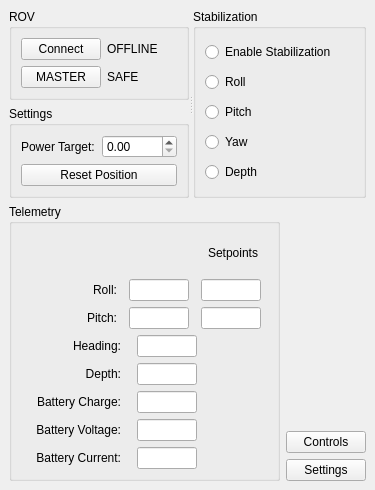
<?xml version="1.0" encoding="UTF-8"?>
<ui version="4.0">
 <class>MainWindow</class>
 <widget class="QMainWindow" name="MainWindow">
  <property name="geometry">
   <rect>
    <x>0</x>
    <y>0</y>
    <width>375</width>
    <height>490</height>
   </rect>
  </property>
  <property name="minimumSize">
   <size>
    <width>375</width>
    <height>490</height>
   </size>
  </property>
  <property name="windowTitle">
   <string>SevROV Control Station v2</string>
  </property>
  <widget class="QWidget" name="centralwidget">
   <layout class="QVBoxLayout" name="verticalLayout_11">
    <item>
     <layout class="QVBoxLayout" name="verticalLayout_10">
      <item>
       <widget class="QSplitter" name="splitter">
        <property name="orientation">
         <enum>Qt::Orientation::Horizontal</enum>
        </property>
        <widget class="QWidget" name="layoutWidget">
         <layout class="QVBoxLayout" name="verticalLayout_7">
          <item>
           <widget class="QGroupBox" name="groupBox">
            <property name="title">
             <string>ROV</string>
            </property>
            <layout class="QVBoxLayout" name="verticalLayout_5">
             <item>
              <layout class="QVBoxLayout" name="verticalLayout">
               <item>
                <layout class="QHBoxLayout" name="horizontalLayout_2">
                 <item>
                  <widget class="QPushButton" name="connectButton">
                   <property name="text">
                    <string>Connect</string>
                   </property>
                  </widget>
                 </item>
                 <item>
                  <widget class="QLabel" name="onlineStatus">
                   <property name="text">
                    <string>OFFLINE</string>
                   </property>
                  </widget>
                 </item>
                </layout>
               </item>
               <item>
                <layout class="QHBoxLayout" name="horizontalLayout">
                 <item>
                  <widget class="QPushButton" name="masterButton">
                   <property name="text">
                    <string>MASTER</string>
                   </property>
                  </widget>
                 </item>
                 <item>
                  <widget class="QLabel" name="masterStatus">
                   <property name="text">
                    <string>SAFE</string>
                   </property>
                  </widget>
                 </item>
                </layout>
               </item>
              </layout>
             </item>
            </layout>
           </widget>
          </item>
          <item>
           <widget class="QGroupBox" name="groupBox_3">
            <property name="title">
             <string>Settings</string>
            </property>
            <layout class="QVBoxLayout" name="verticalLayout_6">
             <item>
              <layout class="QVBoxLayout" name="verticalLayout_3">
               <item>
                <layout class="QHBoxLayout" name="horizontalLayout_3">
                 <item>
                  <widget class="QLabel" name="label">
                   <property name="text">
                    <string>Power Target:</string>
                   </property>
                  </widget>
                 </item>
                 <item>
                  <widget class="QDoubleSpinBox" name="powerTargetVal">
                   <property name="maximum">
                    <double>1.000000000000000</double>
                   </property>
                   <property name="singleStep">
                    <double>0.100000000000000</double>
                   </property>
                  </widget>
                 </item>
                </layout>
               </item>
               <item>
                <widget class="QPushButton" name="positionResetBut">
                 <property name="text">
                  <string>Reset Position</string>
                 </property>
                </widget>
               </item>
              </layout>
             </item>
            </layout>
           </widget>
          </item>
         </layout>
        </widget>
        <widget class="QGroupBox" name="groupBox_2">
         <property name="title">
          <string>Stabilization</string>
         </property>
         <layout class="QVBoxLayout" name="verticalLayout_2">
          <item>
           <widget class="QRadioButton" name="stabOn">
            <property name="text">
             <string>Enable Stabilization</string>
            </property>
           </widget>
          </item>
          <item>
           <widget class="QRadioButton" name="rollStabOn">
            <property name="text">
             <string>Roll</string>
            </property>
           </widget>
          </item>
          <item>
           <widget class="QRadioButton" name="pitchStabOn">
            <property name="text">
             <string>Pitch</string>
            </property>
           </widget>
          </item>
          <item>
           <widget class="QRadioButton" name="yawStabOn">
            <property name="text">
             <string>Yaw</string>
            </property>
           </widget>
          </item>
          <item>
           <widget class="QRadioButton" name="depthStabOn">
            <property name="text">
             <string>Depth</string>
            </property>
           </widget>
          </item>
         </layout>
        </widget>
       </widget>
      </item>
      <item>
       <layout class="QHBoxLayout" name="horizontalLayout_6">
        <item>
         <widget class="QGroupBox" name="groupBox_4">
          <property name="title">
           <string>Telemetry</string>
          </property>
          <layout class="QVBoxLayout" name="verticalLayout_8">
           <item>
            <layout class="QVBoxLayout" name="verticalLayout_4">
             <item>
              <layout class="QHBoxLayout" name="horizontalLayout_5">
               <item>
                <spacer name="horizontalSpacer">
                 <property name="orientation">
                  <enum>Qt::Orientation::Horizontal</enum>
                 </property>
                 <property name="sizeHint" stdset="0">
                  <size>
                   <width>40</width>
                   <height>20</height>
                  </size>
                 </property>
                </spacer>
               </item>
               <item>
                <widget class="QLabel" name="label_9">
                 <property name="minimumSize">
                  <size>
                   <width>70</width>
                   <height>0</height>
                  </size>
                 </property>
                 <property name="maximumSize">
                  <size>
                   <width>70</width>
                   <height>16777215</height>
                  </size>
                 </property>
                 <property name="text">
                  <string>Setpoints</string>
                 </property>
                 <property name="alignment">
                  <set>Qt::AlignmentFlag::AlignCenter</set>
                 </property>
                </widget>
               </item>
              </layout>
             </item>
             <item>
              <layout class="QHBoxLayout" name="horizontalLayout_4">
               <item>
                <widget class="QLabel" name="label_2">
                 <property name="minimumSize">
                  <size>
                   <width>90</width>
                   <height>0</height>
                  </size>
                 </property>
                 <property name="maximumSize">
                  <size>
                   <width>90</width>
                   <height>16777215</height>
                  </size>
                 </property>
                 <property name="text">
                  <string>Roll:</string>
                 </property>
                 <property name="alignment">
                  <set>Qt::AlignmentFlag::AlignRight|Qt::AlignmentFlag::AlignTrailing|Qt::AlignmentFlag::AlignVCenter</set>
                 </property>
                </widget>
               </item>
               <item>
                <widget class="QLineEdit" name="rollVal">
                 <property name="enabled">
                  <bool>true</bool>
                 </property>
                 <property name="minimumSize">
                  <size>
                   <width>60</width>
                   <height>0</height>
                  </size>
                 </property>
                 <property name="maximumSize">
                  <size>
                   <width>60</width>
                   <height>16777215</height>
                  </size>
                 </property>
                 <property name="readOnly">
                  <bool>true</bool>
                 </property>
                 <property name="clearButtonEnabled">
                  <bool>false</bool>
                 </property>
                </widget>
               </item>
               <item>
                <widget class="QLineEdit" name="rollSPVal">
                 <property name="enabled">
                  <bool>true</bool>
                 </property>
                 <property name="minimumSize">
                  <size>
                   <width>60</width>
                   <height>0</height>
                  </size>
                 </property>
                 <property name="maximumSize">
                  <size>
                   <width>60</width>
                   <height>16777215</height>
                  </size>
                 </property>
                 <property name="readOnly">
                  <bool>true</bool>
                 </property>
                 <property name="clearButtonEnabled">
                  <bool>false</bool>
                 </property>
                </widget>
               </item>
              </layout>
             </item>
             <item>
              <layout class="QHBoxLayout" name="horizontalLayout_7">
               <item>
                <widget class="QLabel" name="label_3">
                 <property name="minimumSize">
                  <size>
                   <width>90</width>
                   <height>0</height>
                  </size>
                 </property>
                 <property name="maximumSize">
                  <size>
                   <width>90</width>
                   <height>16777215</height>
                  </size>
                 </property>
                 <property name="text">
                  <string>Pitch:</string>
                 </property>
                 <property name="alignment">
                  <set>Qt::AlignmentFlag::AlignRight|Qt::AlignmentFlag::AlignTrailing|Qt::AlignmentFlag::AlignVCenter</set>
                 </property>
                </widget>
               </item>
               <item>
                <widget class="QLineEdit" name="pitchVal">
                 <property name="enabled">
                  <bool>true</bool>
                 </property>
                 <property name="minimumSize">
                  <size>
                   <width>60</width>
                   <height>0</height>
                  </size>
                 </property>
                 <property name="maximumSize">
                  <size>
                   <width>60</width>
                   <height>16777215</height>
                  </size>
                 </property>
                 <property name="readOnly">
                  <bool>true</bool>
                 </property>
                 <property name="clearButtonEnabled">
                  <bool>false</bool>
                 </property>
                </widget>
               </item>
               <item>
                <widget class="QLineEdit" name="pitchSPVal">
                 <property name="enabled">
                  <bool>true</bool>
                 </property>
                 <property name="minimumSize">
                  <size>
                   <width>60</width>
                   <height>0</height>
                  </size>
                 </property>
                 <property name="maximumSize">
                  <size>
                   <width>60</width>
                   <height>16777215</height>
                  </size>
                 </property>
                 <property name="readOnly">
                  <bool>true</bool>
                 </property>
                 <property name="clearButtonEnabled">
                  <bool>false</bool>
                 </property>
                </widget>
               </item>
              </layout>
             </item>
             <item>
              <layout class="QHBoxLayout" name="horizontalLayout_8">
               <item>
                <widget class="QLabel" name="label_5">
                 <property name="minimumSize">
                  <size>
                   <width>90</width>
                   <height>0</height>
                  </size>
                 </property>
                 <property name="maximumSize">
                  <size>
                   <width>90</width>
                   <height>16777215</height>
                  </size>
                 </property>
                 <property name="text">
                  <string>Heading:</string>
                 </property>
                 <property name="alignment">
                  <set>Qt::AlignmentFlag::AlignRight|Qt::AlignmentFlag::AlignTrailing|Qt::AlignmentFlag::AlignVCenter</set>
                 </property>
                </widget>
               </item>
               <item>
                <widget class="QLineEdit" name="yawVal">
                 <property name="enabled">
                  <bool>true</bool>
                 </property>
                 <property name="minimumSize">
                  <size>
                   <width>60</width>
                   <height>0</height>
                  </size>
                 </property>
                 <property name="maximumSize">
                  <size>
                   <width>60</width>
                   <height>16777215</height>
                  </size>
                 </property>
                 <property name="readOnly">
                  <bool>true</bool>
                 </property>
                 <property name="clearButtonEnabled">
                  <bool>false</bool>
                 </property>
                </widget>
               </item>
               <item>
                <spacer name="horizontalSpacer_2">
                 <property name="orientation">
                  <enum>Qt::Orientation::Horizontal</enum>
                 </property>
                 <property name="sizeType">
                  <enum>QSizePolicy::Policy::Fixed</enum>
                 </property>
                 <property name="sizeHint" stdset="0">
                  <size>
                   <width>60</width>
                   <height>20</height>
                  </size>
                 </property>
                </spacer>
               </item>
              </layout>
             </item>
             <item>
              <layout class="QHBoxLayout" name="horizontalLayout_9">
               <item>
                <widget class="QLabel" name="label_6">
                 <property name="minimumSize">
                  <size>
                   <width>90</width>
                   <height>0</height>
                  </size>
                 </property>
                 <property name="maximumSize">
                  <size>
                   <width>90</width>
                   <height>16777215</height>
                  </size>
                 </property>
                 <property name="text">
                  <string>Depth:</string>
                 </property>
                 <property name="alignment">
                  <set>Qt::AlignmentFlag::AlignRight|Qt::AlignmentFlag::AlignTrailing|Qt::AlignmentFlag::AlignVCenter</set>
                 </property>
                </widget>
               </item>
               <item>
                <widget class="QLineEdit" name="depthVal">
                 <property name="enabled">
                  <bool>true</bool>
                 </property>
                 <property name="minimumSize">
                  <size>
                   <width>60</width>
                   <height>0</height>
                  </size>
                 </property>
                 <property name="maximumSize">
                  <size>
                   <width>60</width>
                   <height>16777215</height>
                  </size>
                 </property>
                 <property name="readOnly">
                  <bool>true</bool>
                 </property>
                 <property name="clearButtonEnabled">
                  <bool>false</bool>
                 </property>
                </widget>
               </item>
               <item>
                <spacer name="horizontalSpacer_3">
                 <property name="orientation">
                  <enum>Qt::Orientation::Horizontal</enum>
                 </property>
                 <property name="sizeType">
                  <enum>QSizePolicy::Policy::Fixed</enum>
                 </property>
                 <property name="sizeHint" stdset="0">
                  <size>
                   <width>60</width>
                   <height>20</height>
                  </size>
                 </property>
                </spacer>
               </item>
              </layout>
             </item>
             <item>
              <layout class="QHBoxLayout" name="horizontalLayout_10">
               <item>
                <widget class="QLabel" name="label_4">
                 <property name="minimumSize">
                  <size>
                   <width>90</width>
                   <height>0</height>
                  </size>
                 </property>
                 <property name="maximumSize">
                  <size>
                   <width>90</width>
                   <height>16777215</height>
                  </size>
                 </property>
                 <property name="text">
                  <string>Battery Charge:</string>
                 </property>
                 <property name="alignment">
                  <set>Qt::AlignmentFlag::AlignRight|Qt::AlignmentFlag::AlignTrailing|Qt::AlignmentFlag::AlignVCenter</set>
                 </property>
                </widget>
               </item>
               <item>
                <widget class="QLineEdit" name="chargeVal">
                 <property name="enabled">
                  <bool>true</bool>
                 </property>
                 <property name="minimumSize">
                  <size>
                   <width>60</width>
                   <height>0</height>
                  </size>
                 </property>
                 <property name="maximumSize">
                  <size>
                   <width>60</width>
                   <height>16777215</height>
                  </size>
                 </property>
                 <property name="readOnly">
                  <bool>true</bool>
                 </property>
                 <property name="clearButtonEnabled">
                  <bool>false</bool>
                 </property>
                </widget>
               </item>
               <item>
                <spacer name="horizontalSpacer_4">
                 <property name="orientation">
                  <enum>Qt::Orientation::Horizontal</enum>
                 </property>
                 <property name="sizeType">
                  <enum>QSizePolicy::Policy::Fixed</enum>
                 </property>
                 <property name="sizeHint" stdset="0">
                  <size>
                   <width>60</width>
                   <height>20</height>
                  </size>
                 </property>
                </spacer>
               </item>
              </layout>
             </item>
             <item>
              <layout class="QHBoxLayout" name="horizontalLayout_11">
               <item>
                <widget class="QLabel" name="label_7">
                 <property name="minimumSize">
                  <size>
                   <width>90</width>
                   <height>0</height>
                  </size>
                 </property>
                 <property name="maximumSize">
                  <size>
                   <width>90</width>
                   <height>16777215</height>
                  </size>
                 </property>
                 <property name="text">
                  <string>Battery Voltage:</string>
                 </property>
                 <property name="alignment">
                  <set>Qt::AlignmentFlag::AlignRight|Qt::AlignmentFlag::AlignTrailing|Qt::AlignmentFlag::AlignVCenter</set>
                 </property>
                </widget>
               </item>
               <item>
                <widget class="QLineEdit" name="voltageVal">
                 <property name="enabled">
                  <bool>true</bool>
                 </property>
                 <property name="minimumSize">
                  <size>
                   <width>60</width>
                   <height>0</height>
                  </size>
                 </property>
                 <property name="maximumSize">
                  <size>
                   <width>60</width>
                   <height>16777215</height>
                  </size>
                 </property>
                 <property name="readOnly">
                  <bool>true</bool>
                 </property>
                 <property name="clearButtonEnabled">
                  <bool>false</bool>
                 </property>
                </widget>
               </item>
               <item>
                <spacer name="horizontalSpacer_5">
                 <property name="orientation">
                  <enum>Qt::Orientation::Horizontal</enum>
                 </property>
                 <property name="sizeType">
                  <enum>QSizePolicy::Policy::Fixed</enum>
                 </property>
                 <property name="sizeHint" stdset="0">
                  <size>
                   <width>60</width>
                   <height>20</height>
                  </size>
                 </property>
                </spacer>
               </item>
              </layout>
             </item>
             <item>
              <layout class="QHBoxLayout" name="horizontalLayout_12">
               <item>
                <widget class="QLabel" name="label_8">
                 <property name="minimumSize">
                  <size>
                   <width>90</width>
                   <height>0</height>
                  </size>
                 </property>
                 <property name="maximumSize">
                  <size>
                   <width>90</width>
                   <height>16777215</height>
                  </size>
                 </property>
                 <property name="text">
                  <string>Battery Current:</string>
                 </property>
                 <property name="alignment">
                  <set>Qt::AlignmentFlag::AlignRight|Qt::AlignmentFlag::AlignTrailing|Qt::AlignmentFlag::AlignVCenter</set>
                 </property>
                </widget>
               </item>
               <item>
                <widget class="QLineEdit" name="currentVal">
                 <property name="enabled">
                  <bool>true</bool>
                 </property>
                 <property name="minimumSize">
                  <size>
                   <width>60</width>
                   <height>0</height>
                  </size>
                 </property>
                 <property name="maximumSize">
                  <size>
                   <width>60</width>
                   <height>16777215</height>
                  </size>
                 </property>
                 <property name="readOnly">
                  <bool>true</bool>
                 </property>
                 <property name="clearButtonEnabled">
                  <bool>false</bool>
                 </property>
                </widget>
               </item>
               <item>
                <spacer name="horizontalSpacer_6">
                 <property name="orientation">
                  <enum>Qt::Orientation::Horizontal</enum>
                 </property>
                 <property name="sizeType">
                  <enum>QSizePolicy::Policy::Fixed</enum>
                 </property>
                 <property name="sizeHint" stdset="0">
                  <size>
                   <width>60</width>
                   <height>20</height>
                  </size>
                 </property>
                </spacer>
               </item>
              </layout>
             </item>
            </layout>
           </item>
          </layout>
         </widget>
        </item>
        <item>
         <layout class="QVBoxLayout" name="verticalLayout_9">
          <item>
           <spacer name="verticalSpacer_2">
            <property name="orientation">
             <enum>Qt::Orientation::Vertical</enum>
            </property>
            <property name="sizeHint" stdset="0">
             <size>
              <width>20</width>
              <height>40</height>
             </size>
            </property>
           </spacer>
          </item>
          <item>
           <widget class="QPushButton" name="controlsBut">
            <property name="text">
             <string>Controls</string>
            </property>
           </widget>
          </item>
          <item>
           <widget class="QPushButton" name="settingsBut">
            <property name="text">
             <string>Settings</string>
            </property>
           </widget>
          </item>
         </layout>
        </item>
       </layout>
      </item>
     </layout>
    </item>
   </layout>
  </widget>
 </widget>
 <resources/>
 <connections/>
</ui>
